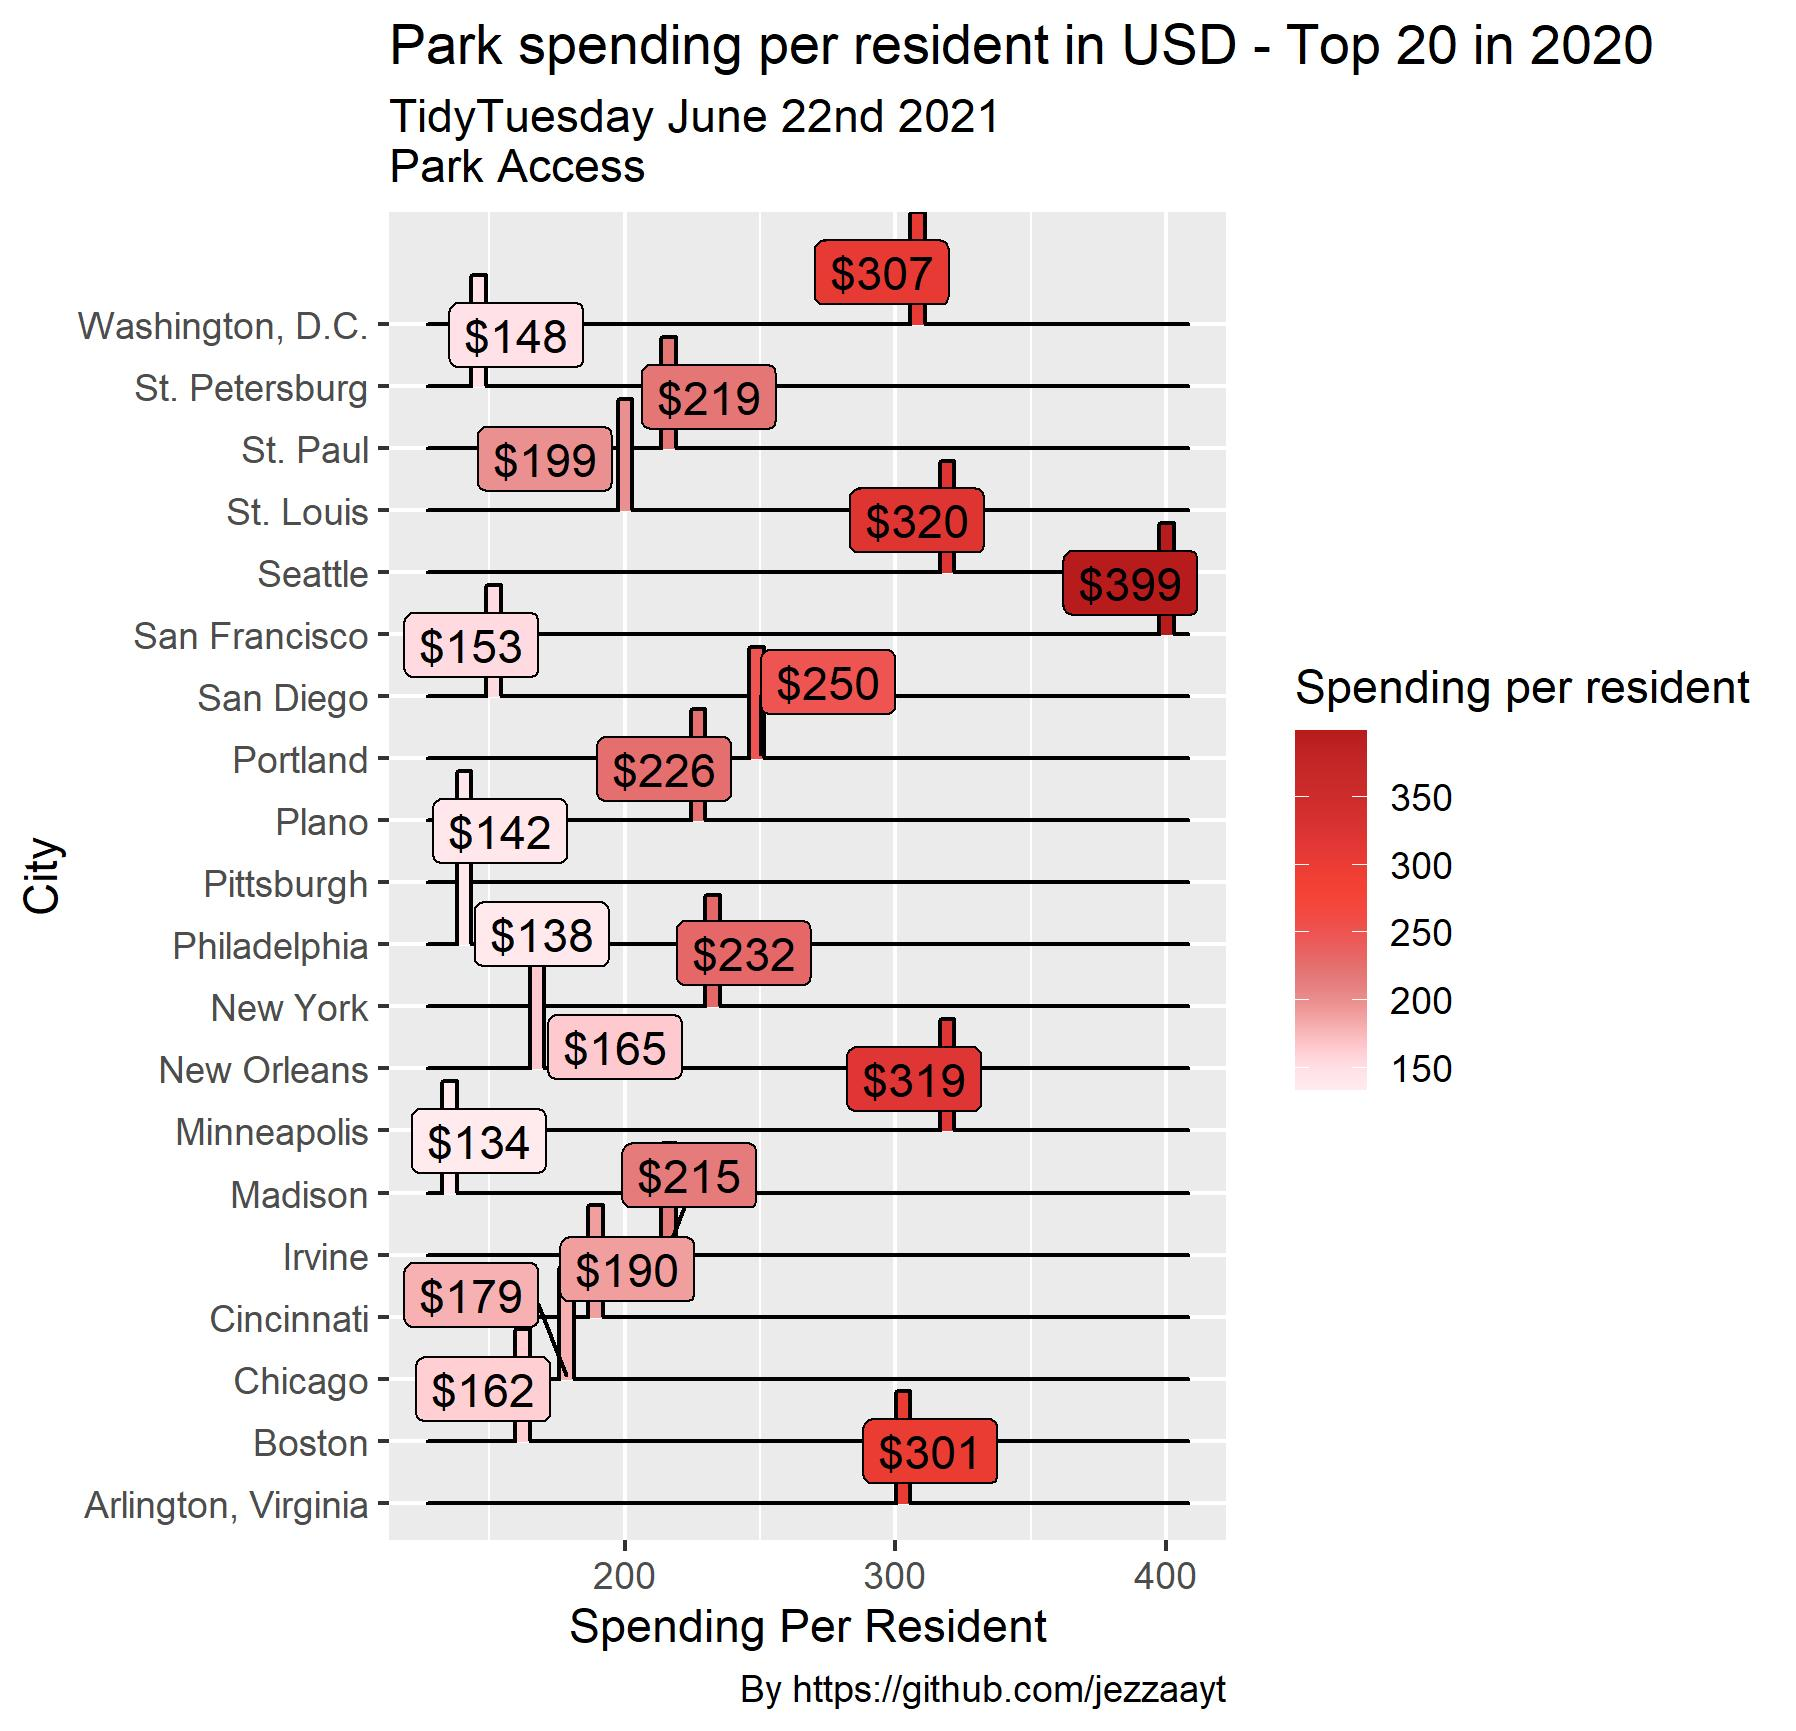

This figure's R source:
library(tidyverse)
library(ggrepel)
library(ggridges)
library(ggsci)
parks <- readr::read_csv('https://raw.githubusercontent.com/rfordatascience/tidytuesday/master/data/2021/2021-06-22/parks.csv')

head(parks)

#parks$spend_per_resident_data <- as.numeric(parks$spend_per_resident_data)
parks$spend_per_resident_data
class(parks$spend_per_resident_data)

df <- parks 
df <-df %>% mutate(city=replace(city, city == "Washington, DC", "Washington, D.C."))

df$spend_per_resident_data <- gsub("\\$","",as.character(df$spend_per_resident_data))

df$spend_per_resident_data <- as.numeric(df$spend_per_resident_data)
df_20 <- df %>% group_by(rank) %>% filter(year == 2020) %>% arrange(desc(city)) %>% slice(1:10)
df_20$text <- paste0("$", df_20$spend_per_resident_data)
df_20 <- head(df_20, 20)

ggplot(df_20, aes(y = city, x= spend_per_resident_data, label = text, fill=spend_per_resident_data)) +
  geom_density_ridges_gradient(stat="binline", bins=50)+
  scale_fill_material()+
  geom_label_repel(
    nudge_y = .1) + labs(title="Park spending per resident in USD - Top 20 in 2020", subtitle = "TidyTuesday June 22nd 2021 \nPark Access",
                         x = "Spending Per Resident", 
                         y = "City",
                         caption = "By https://github.com/jezzaayt",
                         fill = "Spending per resident")
ggsave("parks.jpg")
